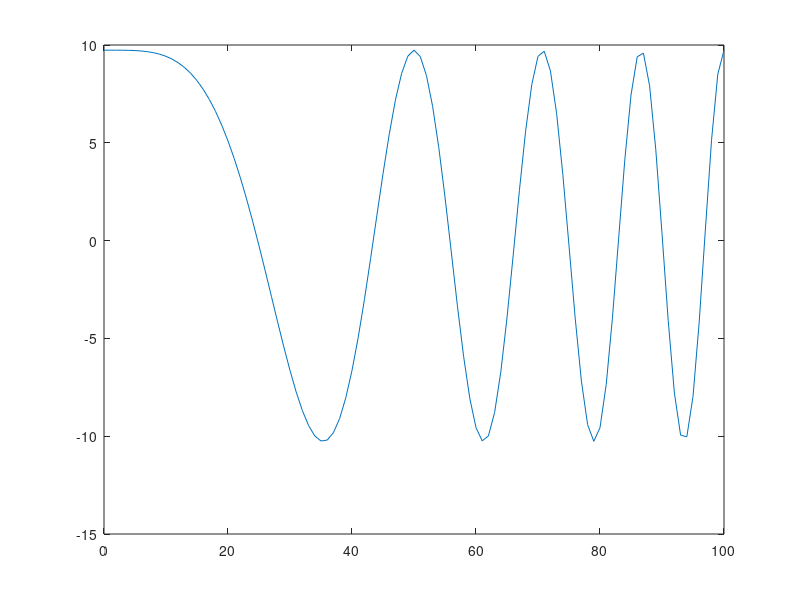

This chart was generated by the following MATLAB code:
clc;
clear;
close all;


for i = 1:101:1
    wt(i)=(rand(1,1)-0.5)*2;
end
n=linspace(0,100,101);
yt=10*cos(0.0008*pi*n.^2)+wt;
figure;
plot(n,yt);

